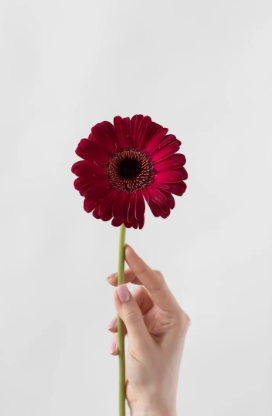
#> input picture images/image.png, 272 x 416 px, found by its file name
$ jupyter execute lab_report_02.ipynb
#> lines starting #> are read from the running program, lines starting #| are printed output that depends on the picture; after the words box and inside, x2 and y2 are one past the last pixel; in counts of white or black regions, pixels touching at a corner belong together
[cell 1]
import cv2
import numpy as np
import matplotlib.pyplot as plt

# Load the image in grayscale mode
image = cv2.imread('images\image.png', 0)
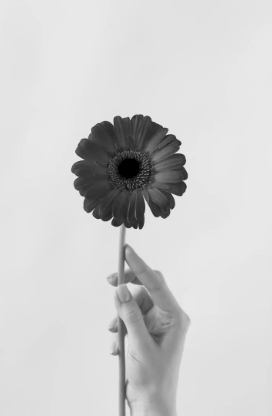
#> image: shape (416, 272); min 0, max 234, mean 207.1

# Apply negative transformation
negative_image = 255 - image
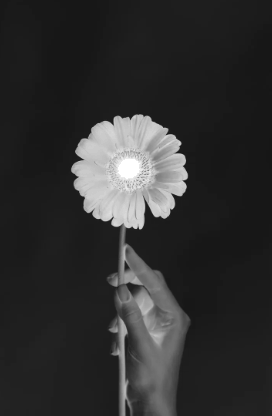
#> negative_image: shape (416, 272); min 21, max 255, mean 47.9

# Perform contrast stretching using normalization
contrast_image = cv2.normalize(image, None, 0, 255, cv2.NORM_MINMAX)
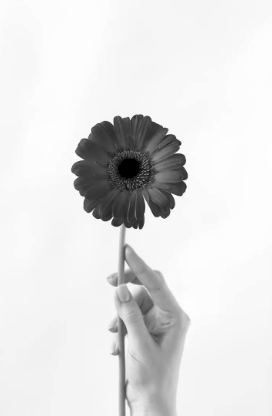
#> contrast_image: shape (416, 272); min 0, max 255, mean 225.6

# Extract bit planes
bit_planes = []
for i in range(8):
    plane = (image >> i) & 1
    bit_planes.append(plane * 255)
#> this loop made 8 passes
#> pass 1, `plane = (image >> i) & 1`:
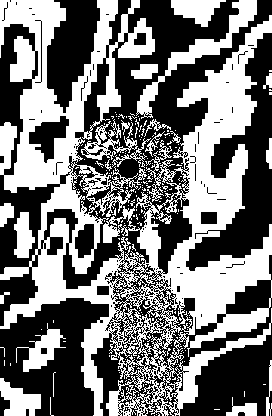
#> plane: shape (416, 272); values 0 (black) and 1 (white), 46.3% white; 197 white regions (175 under 20 px), largest, box (x1, y1, x2, y2) and area: (0, 0, 272, 416) 43760, (136, 0, 257, 119) 2106, (0, 378, 41, 416) 918
#> pass 2, `plane = (image >> i) & 1`:
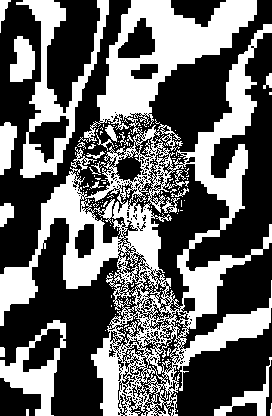
#> plane: shape (416, 272); values 0 (black) and 1 (white), 39.7% white; 162 white regions (139 under 20 px), largest, box (x1, y1, x2, y2) and area: (0, 0, 272, 416) 34262, (16, 0, 109, 178) 4543, (0, 320, 66, 416) 2259
#> pass 3, `plane = (image >> i) & 1`:
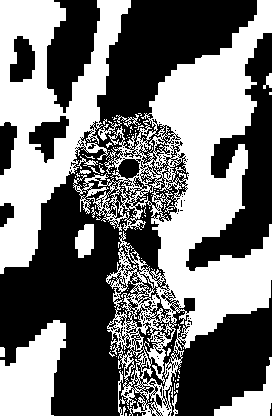
#> plane: shape (416, 272); values 0 (black) and 1 (white), 46.1% white; 109 white regions (95 under 20 px), largest, box (x1, y1, x2, y2) and area: (73, 0, 272, 416) 29535, (0, 0, 131, 274) 15798, (0, 320, 66, 416) 4224
#> after the loop, bit_planes = 8 items

# Create a figure for visualization
plt.figure(figsize=(12, 8))

# Display original image
plt.subplot(3, 4, 1)
plt.imshow(image, cmap='gray')
plt.title("Original Image")
plt.axis('off')

# Display negative image
plt.subplot(3, 4, 2)
plt.imshow(negative_image, cmap='gray')
plt.title("Negative Image")
plt.axis('off')

# Display contrast-enhanced image
plt.subplot(3, 4, 3)
plt.imshow(contrast_image, cmap='gray')
plt.title("Contrast Enhanced")
plt.axis('off')

# Display bit-plane images
for i in range(8):
    plt.subplot(3, 4, 5 + i)
    plt.imshow(bit_planes[i], cmap='gray')
    plt.title(f'Bit Plane {i}')
    plt.axis('off')

# Show all results
plt.show()
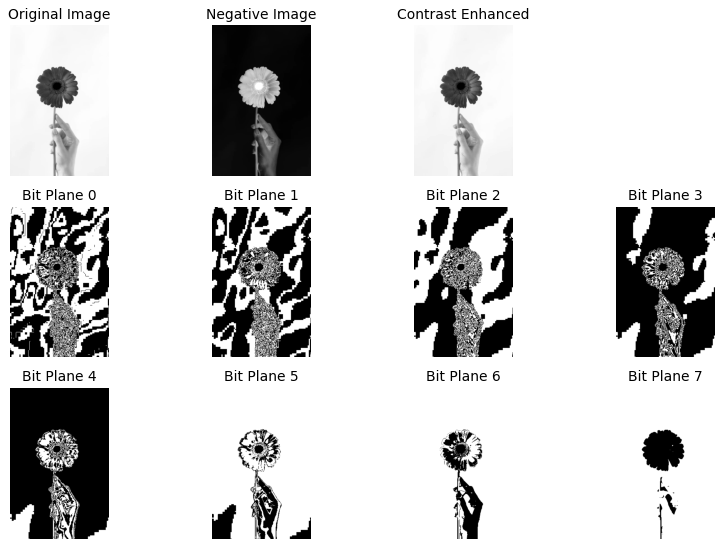
#> figure drawn by matplotlib, 11 panels
